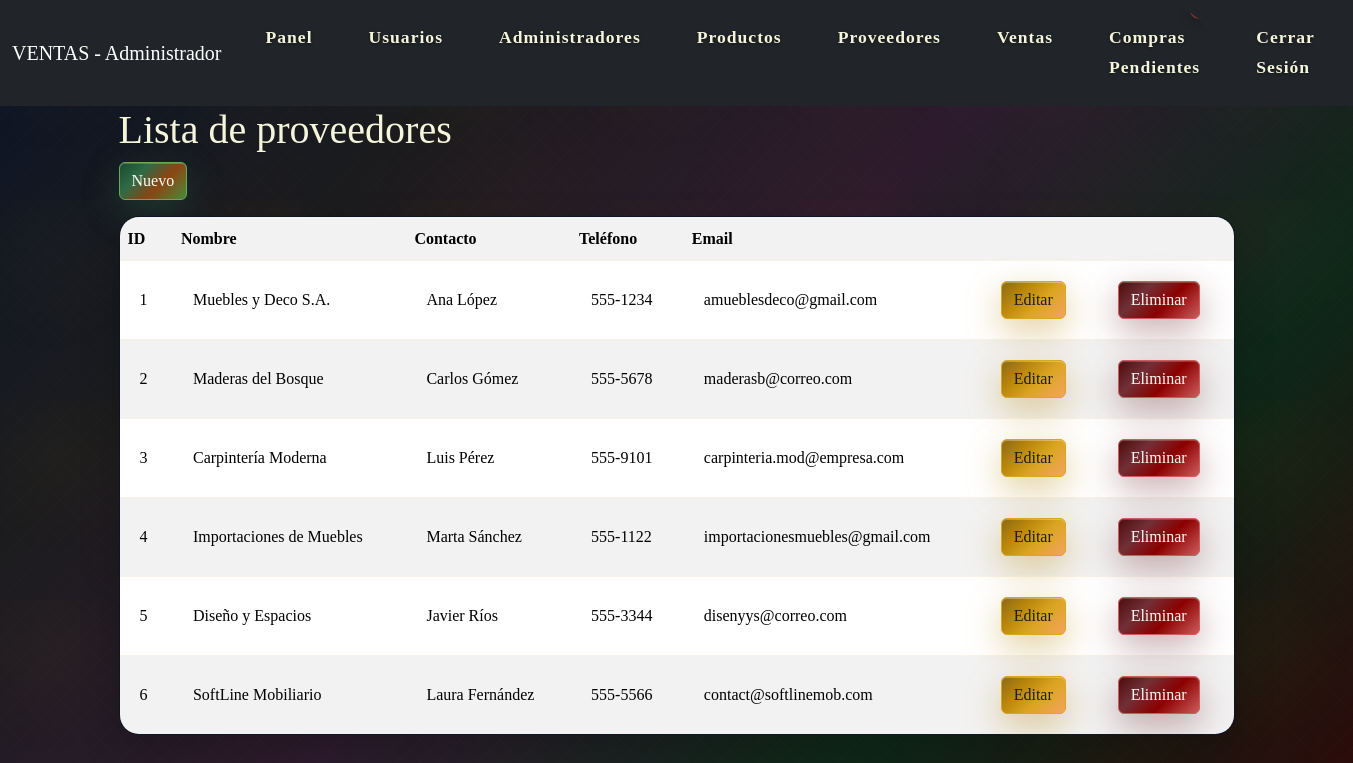
Page /proveedores/ (signed in) on the committed database.
### models/proveedor_model.py (models this page shows, shortened)
class Proveedor(db.Model):
    __tablename__ = 'proveedores'
    id = db.Column(db.Integer, primary_key=True)
    nombre = db.Column(db.String(100), nullable=False)
    contacto = db.Column(db.String(100))
    telefono = db.Column(db.String(20))
    email = db.Column(db.String(100))
    direccion = db.Column(db.Text)
    @staticmethod
    def get_all():
        return Proveedor.query.all()

### controllers/proveedor_controller.py (the view)
@proveedor_bp.route("/")
@admin_required
def index():
    proveedores = Proveedor.get_all()
    return proveedor_view.list(proveedores)

### views/proveedor_view.py (called while the page is built)
def list(proveedores):
    return render_template('proveedores/index.html', proveedores=proveedores)

### templates/proveedores/index.html (shortened to what this page needs)
{% extends 'base.html' %}
{% block content %}
<h1>Lista de proveedores</h1>
<a href="{{ url_for('proveedor.create' )}}" class="btn btn-success mb-3">Nuevo</a>
<table class="table table-striped">
    <tr>
        <th>ID</th>
        <th>Nombre</th>
        <th>Contacto</th>
        <th>Teléfono</th>
        <th>Email</th>
        <th></th>
        <th></th>
    </tr>
    {% for item in proveedores %}
    <tr>
        <td>{{item.id}}</td>
        <td>{{item.nombre}}</td>
        <td>{{item.contacto}}</td>
        <td>{{item.telefono}}</td>
        <td>{{item.email}}</td>
        <td>
            <a href="{{ url_for('proveedor.edit', id=item.id)}}" class="btn btn-warning">Editar</a>
        </td>
        <td>
            <a href="{{ url_for('proveedor.delete',id=item.id)}}" class="btn btn-danger">Eliminar</a>
        </td>
    </tr>
    {% endfor %}
</table>
{% endblock %}

### templates/base.html (shortened to what this page needs)
<!doctype html>
<html lang="es">
<head>
    <link href="https://cdn.jsdelivr.net/npm/bootstrap@5.3.7/dist/css/bootstrap.min.css" rel="stylesheet"
>
    <link href="{{ url_for('static', filename='css/styles.css') }}" rel="stylesheet">
</head>
<body>
    <nav class="navbar navbar-expand-lg navbar-dark bg-dark">
        <div class="container-fluid">
            <a class="navbar-brand" href="#">VENTAS - {{ session.tipo|title if session.tipo else 'Sistema' }}</a>
            <div class="collapse navbar-collapse" id="navbarNav">
                <ul class="navbar-nav">
                    <li class="nav-item">
                        <a class="nav-link" href="{{ url_for('dashboard') }}">Panel</a>
                    </li>
                    {% if session.tipo == 'administrador' %}
                    <li class="nav-item">
                        <a class="nav-link" href="/usuarios/">Usuarios</a>
                    </li>
                    <li class="nav-item">
                        <a class="nav-link" href="/administradores/">Administradores</a>
                    </li>
                    <li class="nav-item">
                        <a class="nav-link" href="/productos/">Productos</a>
                    </li>
                    <li class="nav-item">
                        <a class="nav-link" href="/proveedores/">Proveedores</a>
                    </li>
                    <li class="nav-item">
                        <a class="nav-link" href="/ventas/">Ventas</a>
                    </li>
                    {% if session.tipo == 'administrador' %}
                    <li class="nav-item">
                        <a class="nav-link position-relative" href="{{ url_for('compra.pendientes') }}">
                             Compras Pendientes
                            <span class="position-absolute top-0 start-100 translate-middle badge rounded-pill bg-danger" id="navbar-badge">
                            </span>
                        </a>
                    </li>
                    {% endif %}
                    {% endif %}
                    {% if session.user %}
                    <li class="nav-item">
                        <a class="nav-link" href="{{ url_for('logout') }}">Cerrar Sesión</a>
                    </li>
                    {% endif %}
                </ul>
            </div>
        </div>
    </nav>
    <div class="container">
        {% block content %}
        {% endblock %}
    </div>
</body>
</html>

### rows in the picture
Proveedor: id "1", nombre "Muebles y Deco S.A.", contacto "Ana López", telefono "555-1234", email "amueblesdeco@gmail.com"
Proveedor: id "2", nombre "Maderas del Bosque", contacto "Carlos Gómez", telefono "555-5678", email "maderasb@correo.com"
Proveedor: id "3", nombre "Carpintería Moderna", contacto "Luis Pérez", telefono "555-9101", email "carpinteria.mod@empresa.com"
Proveedor: id "4", nombre "Importaciones de Muebles", contacto "Marta Sánchez", telefono "555-1122", email "importacionesmuebles@gmail.com"
Proveedor: id "5", nombre "Diseño y Espacios", contacto "Javier Ríos", telefono "555-3344", email "disenyys@correo.com"
Proveedor: id "6", nombre "SoftLine Mobiliario", contacto "Laura Fernández", telefono "555-5566", email "contact@softlinemob.com"

### other values in the picture
{{ session.tipo|title if session.tipo else 'Sistema' }} "Administrador"
